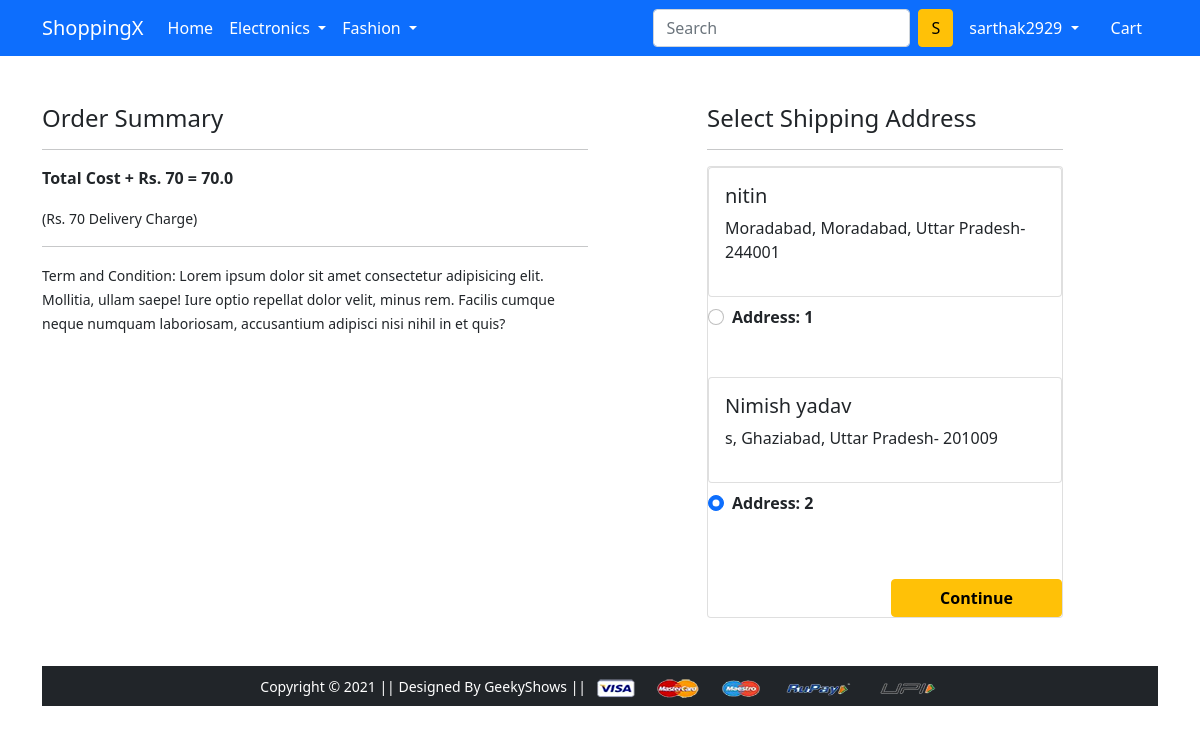
Screenshot of /checkout/ (signed in) with the database file from the repository.
### app/models.py (models this page shows, shortened)
class Customer(models.Model):
    user = models.ForeignKey(User, on_delete=models.CASCADE)
    name = models.CharField(max_length=200)
    locality = models.CharField(max_length=200)
    city = models.CharField(max_length=50)
    zipcode = models.IntegerField()
    state = models.CharField(choices=STATE_CHOICES, max_length=50)

### app/views.py (the view)
# urls.py: path('checkout/', views.checkout, name='checkout'),
def checkout(request):
    user = request.user
    add = Customer.objects.filter(user=user)
    cart_items = Cart.objects.filter(user=request.user)
    amount = 0.0
    for i in cart_items:
        temp = i.product.discounted_price * i.quantity
        amount = amount + temp
    tal = amount + 70.0
    return render(request, 'app/checkout.html', {'add': add, 'cart_items': cart_items, 'totalcost': tal})

### app/templates/app/checkout.html (shortened to what this page needs)
{% extends 'app/base.html' %}
{% load static %}
{% block main-content %}
<div class="container">
 <div class="row mt-5">
  <div class="col-sm-6">
    <h4>Order Summary</h4>
    <hr>
      <p class="fw-bold">Total Cost + Rs. 70  = {{totalcost}}</p>
    <small>(Rs. 70 Delivery Charge)</small> <hr>
    <small>Term and Condition: Lorem ipsum dolor sit amet consectetur adipisicing elit. Mollitia, ullam saepe! Iure optio repellat dolor velit, minus rem. Facilis cumque neque numquam laboriosam, accusantium adipisci nisi nihil in et quis?</small>
  </div>
  <div class="col-sm-4 offset-sm-1">
    <h4>Select Shipping Address</h4>
    <hr>
    <form action="/paymentdone">
      <div class="card">
        {% for ad in add %}
      <div class="card">
        <div class="card-body">
        <h5>{{ad.name}}</h5>
        <p>{{ad.locality}}, {{ad.city}}, {{ad.state}}- {{ad.zipcode}}</p>
        </div>
      </div>
        <div class="form-check mt-2 mb-5">
          <input class="form-check-input" type="radio" name="custid" id="custadd{{forloop.counter}}" value="{{ad.id}}" checked>
          <label class="form-check-label fw-bold" for="custadd{{forloop.counter}}">
            Address: {{ forloop.counter }} </label>
        </div>
        {% endfor %}
        <div class="text-end">
          <button type="submit" class="btn btn-warning mt-3 px-5 fw-bold">Continue</button>
        </div>
      </form>
    </div>
  </div>
</div>
{% endblock main-content %}

### app/templates/app/base.html (shortened to what this page needs)
<!doctype html>
{% load static %}
<html lang="en">
  <head>
    <link href="https://cdn.jsdelivr.net/npm/bootstrap@5.0.0-beta1/dist/css/bootstrap.min.css" rel="stylesheet">
    <link rel="stylesheet" href="{% static 'app/css/owl.carousel.min.css' %}">
    <link rel="stylesheet" href="{% static 'app/css/all.min.css' %}">
    <link rel="stylesheet" href="{% static 'app/css/style.css' %}">
  </head>
  <body>
    <nav class="navbar navbar-expand-lg navbar-dark bg-primary">
     <div class="container">
       <a class="navbar-brand" href="/">ShoppingX</a>
       <div class="collapse navbar-collapse" id="navbarSupportedContent">
         <ul class="navbar-nav me-auto mb-2 mb-lg-0">
           <li class="nav-item">
             <a class="nav-link active" aria-current="page" href="/">Home</a>
           </li>
           <li class="nav-item dropdown">
             <a class="nav-link dropdown-toggle text-white" href="#" id="electronicsDropdown" role="button" data-bs-toggle="dropdown" aria-expanded="false">
               Electronics
             </a>
           </li>
           <li class="nav-item dropdown">
             <a class="nav-link dropdown-toggle text-white" href="#" id="fashionDropdown" role="button" data-bs-toggle="dropdown" aria-expanded="false">
               Fashion
             </a>
           </li>
         </ul>
         <form class="d-flex">
           <input class="form-control me-2" type="search" placeholder="Search" aria-label="Search">
           <button class="btn btn-warning" type="submit">S</button>
         </form>
         <div>
          <ul class="navbar-nav me-auto mb-2 mb-lg-0">
          {% if request.user.is_authenticated %}
           <li class="nav-item dropdown mx-2">
              <a class="nav-link dropdown-toggle text-white" href="#" id="profileDropdown" role="button" data-bs-toggle="dropdown" aria-expanded="false">
                {{request.user.username}}
              </a>
            </li>
            <li class="nav-item mx-2">
              <a href="{% url 'showcart' %}" class="nav-link text-white"> Cart </a>
            </li>
            {% endif %}
          </ul>
         </div>
       </div>
     </div>
    </nav>
    {% block main-content %} {% endblock main-content %}
    <footer class="container-fluid bg-dark text-center p-2 mt-5">
        <small class="text-white">Copyright &copy; 2021 || Designed By GeekyShows || </small>
        <img src="{% static 'app/images/payment.png' %}" alt="" srcset="" class="img-fluid" height="2px">
    </footer>
  </body>
</html>

### rows the page displays
Customer: name "nitin", locality "Moradabad", city "Moradabad", state "Uttar Pradesh", zipcode "244001"
Customer: name "Nimish yadav", locality "s", city "Ghaziabad", state "Uttar Pradesh", zipcode "201009"

### other values shown
{{ request.user.username }} "sarthak2929"
{{ totalcost }} "70.0"
